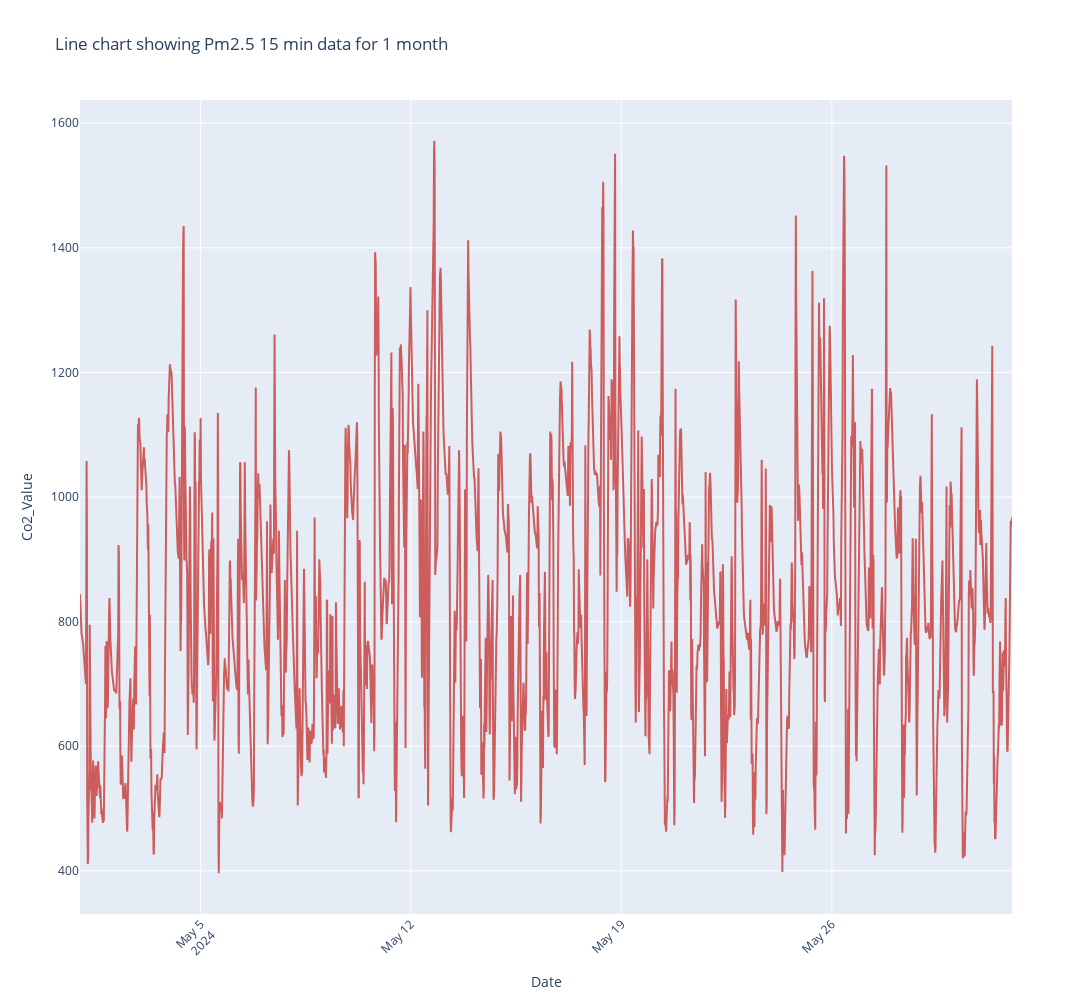

Write notebook code for a chart like this one.
### Code cell
import plotly.graph_objects as go

fig = go.Figure()
fig.add_trace(go.Scatter(
    x=tf['CreatedDate'],
    y=tf['co2_Robin: Living room'],
    name='Robin_Co2',
   marker_color='indianred',
))
#fig.add_trace(go.Line(
 #   x=tf['CreatedDate'],
  #  y=tf['pm25_Mariyam_LR1'],
   # name='Mariyam_PM25',
   # marker_color='lightsalmon'
#))

# Here we modify the tickangle of the xaxis, resulting in rotated labels.
fig.update_layout(barmode='group', xaxis_tickangle=-45,width=1100,  # Adjust the width as needed
    height=1000, title='Line chart showing Pm2.5 15 min data for 1 month', xaxis_title='Date',  # Add x-axis label
    yaxis_title='Co2_Value')
fig.show()

### Figure 1 — Plotly figure (JSON) as saved in the notebook; plotly's stock layout.template omitted (floating-point values rounded to 4 significant figures; data arrays with more than 128 entries replaced by an {"elided": "..."} marker saying what was removed)
{"data": [{"marker": {"color": "indianred"}, "name": "Robin_Co2", "type": "scatter", "x": {"elided": "2976 str values"}, "y": {"elided": "2976 int values"}}], "layout": {"barmode": "group", "height": 1000, "title": {"text": "Line chart showing Pm2.5 15 min data for 1 month"}, "width": 1100, "xaxis": {"autorange": true, "range": ["2024-05-01", "2024-05-31 23:45"], "tickangle": -45, "title": {"text": "Date"}, "type": "date"}, "yaxis": {"autorange": true, "range": [330.7, 1637.0], "title": {"text": "Co2_Value"}, "type": "linear"}}}
